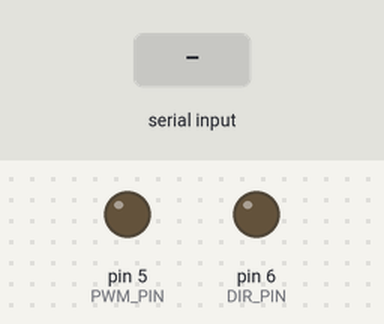
The sketch below on a simulated Arduino Uno, built with avr-gcc and run on an emulated ATmega328P. Parts: output pins drawn as LEDs (lit = HIGH). The inputs (shaded band) are chosen by the test bench.

Above: at 1.2 s.
1.3 s: "90,45\n" received over Serial
At 2.6 s:
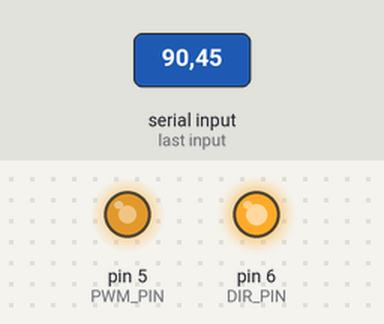
Timing chart, 0 to 4.3 s (numbered marks = the images above; inputs shaded):
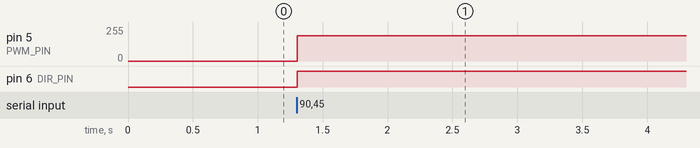

The sketch:

final_positioncontrol_project.ino
```cpp
#define PWM_PIN 5
#define DIR_PIN 6
#define ENCA 18
#define ENCB 19

volatile long encoderCount = 0;
long targetCount = 0;

void readEncoder() {
  int b = digitalRead(ENCB);
  if (b == HIGH) encoderCount++;
  else encoderCount--;
}

void setup() {
  pinMode(PWM_PIN, OUTPUT);
  pinMode(DIR_PIN, OUTPUT);
  pinMode(ENCA, INPUT);
  pinMode(ENCB, INPUT);
  attachInterrupt(digitalPinToInterrupt(ENCA), readEncoder, RISING);
  Serial.begin(9600);
}

void loop() {
  if (Serial.available()) {
    int val = Serial.parseInt();
    if (val != 0) {
      targetCount = encoderCount + val;
      if (val > 0) digitalWrite(DIR_PIN, HIGH);
      else digitalWrite(DIR_PIN, LOW);

      while ((val > 0 && encoderCount < targetCount) || (val < 0 && encoderCount > targetCount)) {
        long error = abs(targetCount - encoderCount);
        int speed = map(error, 0, 100, 80, 200);
        speed = constrain(speed, 80, 200);
        analogWrite(PWM_PIN, speed);
      }
      analogWrite(PWM_PIN, 0);
    }
  }
}
```

Measured:
- after the input at 1.3 s, pin 5 (PWM_PIN): 0/255 → 188/255 at once; pin 6 (DIR_PIN): LOW → HIGH at once
